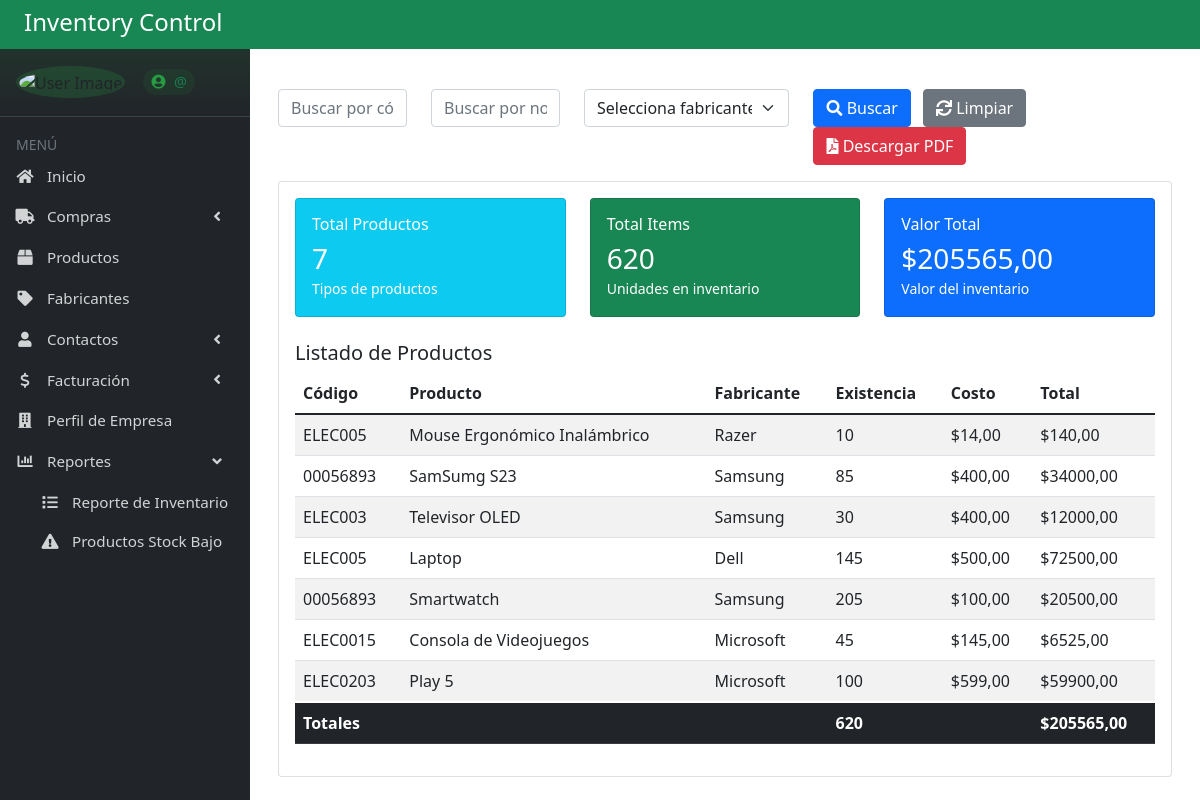
Page /reporte_inventario/ on the earlier database version.
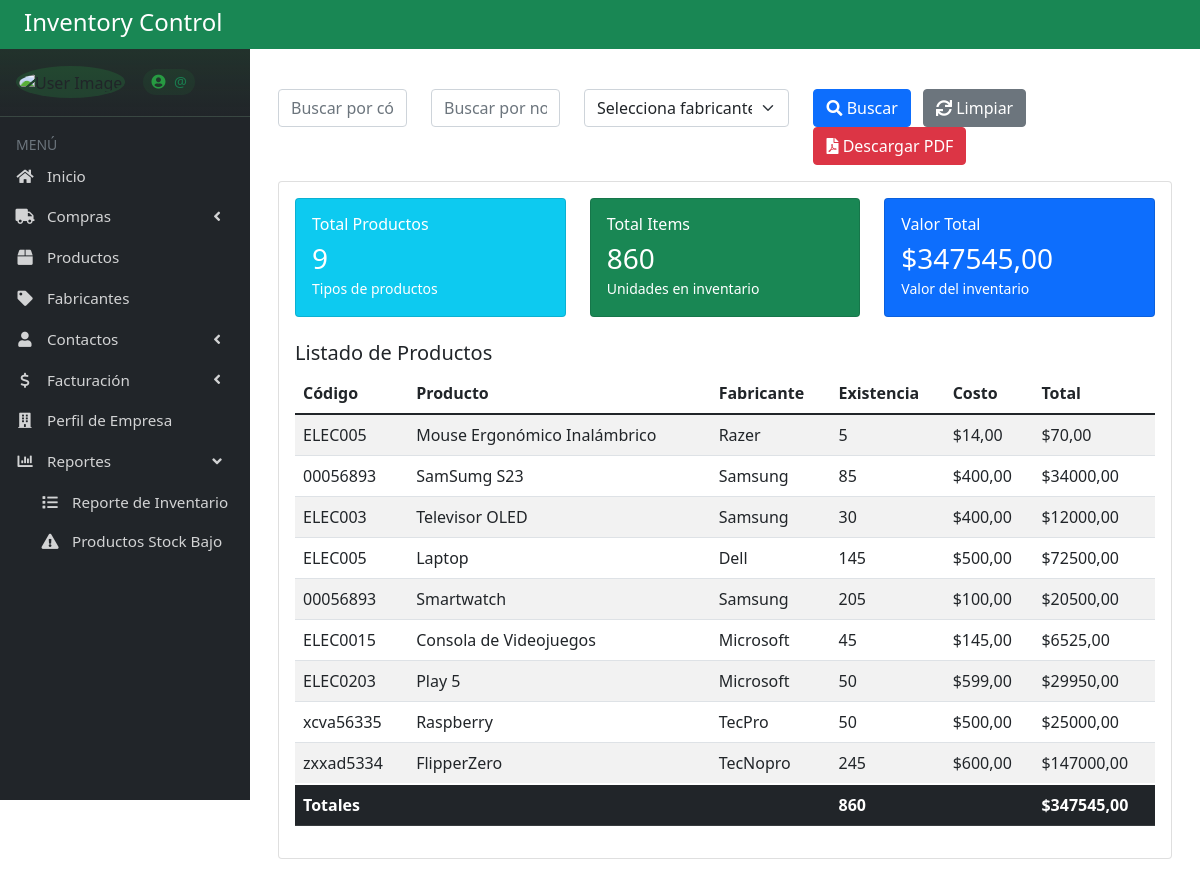
Same page on the later database version.
### Inventario/models.py (models this page shows, shortened)
class Producto(models.Model):
    id = models.AutoField(primary_key=True)
    codigo = models.CharField(max_length=100)
    modelo = models.CharField(max_length=100)
    nombre = models.CharField(max_length=100)
    descripcion = models.TextField(blank=True, null=True)
    fabricante = models.CharField(max_length=100)
    estado = models.CharField(max_length=10, choices=[('Activo', 'Activo'), ('Inactivo', 'Inactivo')])
    costo = models.DecimalField(max_digits=10, decimal_places=2)
    precio = models.DecimalField(max_digits=10, decimal_places=2)
    stock = models.IntegerField()
    imagen = models.ImageField(upload_to='productos/', blank=True, null=True)
    class Meta:
        verbose_name = "Producto"
        verbose_name_plural = "Productos"

### Inventario/views.py (the view)
# urls.py: path('reporte_inventario/', views.reporte_inventario, name='reporte_inventario'),
def reporte_inventario(request):
    productos = Producto.objects.all()
    fabricantes = Producto.objects.values_list('fabricante', flat=True).distinct()
    buscar_codigo = request.GET.get('codigo', '')
    buscar_nombre = request.GET.get('nombre', '')
    fabricante_seleccionado = request.GET.get('fabricante')
    if buscar_codigo:
        productos = productos.filter(codigo__icontains=buscar_codigo)
    if buscar_nombre:
        productos = productos.filter(nombre__icontains=buscar_nombre)
    if fabricante_seleccionado:
        productos = productos.filter(fabricante=fabricante_seleccionado)
    total_productos = productos.count()
    total_items = productos.aggregate(total=Sum('stock'))['total'] or 0
    total_inventario = sum(producto.stock * producto.costo for producto in productos)
    context = {
        'productos': productos,
        'fabricantes': fabricantes,
        'fabricante_seleccionado': fabricante_seleccionado,
        'buscar_codigo': buscar_codigo,
        'buscar_nombre': buscar_nombre,
        'total_productos': total_productos,
        'total_items': total_items,
        'total_inventario': total_inventario,
        'active_page': 'reporte_inventario'
    }
    return render(request, 'Inventario/reporte_inventario.html', context)

### Inventario/context_processors.py (called while the page is built)
def user_profile(request):
    if request.user.is_authenticated:
        profile, created = Profile.objects.get_or_create(user=request.user)
        now = timezone.now()
        online = (now - profile.last_seen) < timedelta(minutes=2)
        return {'user_profile': profile, 'is_online': online}
    return {}

### Inventario/templatetags/custom_filters.py (called while the page is built)
@register.filter
def multiply(value, arg):
    return value * arg

### Inventario/templates/Inventario/reporte_inventario.html (shortened to what this page needs)
{% extends 'Inventario/base.html' %}
{% load custom_filters %}
{% block content %}
<div class="container mt-4">
    <div class="row mb-3">
        <div class="col-md-2">
            <input type="text"
                   class="form-control"
                   id="buscarCodigo"
                   placeholder="Buscar por código"
                   value="{{ buscar_codigo }}">
        </div>
        <div class="col-md-2">
            <input type="text"
                   class="form-control"
                   id="buscarNombre"
                   placeholder="Buscar por nombre"
                   value="{{ buscar_nombre }}">
        </div>
        <div class="col-md-3">
            <select class="form-select" id="fabricanteSelect">
                <option value="">Selecciona fabricante</option>
            </select>
        </div>
        <div class="col-md-5">
            <button class="btn btn-primary me-2" onclick="aplicarFiltros()">
                <i class="fa fa-search"></i> Buscar
            </button>
            <button class="btn btn-secondary me-2" onclick="limpiarFiltros()">
                <i class="fa fa-refresh"></i> Limpiar
            </button>
            <a href="/generar-pdf-inventario/" class="btn btn-danger">
                <i class="fa fa-file-pdf"></i> Descargar PDF
            </a>
        </div>
    </div>
    <div class="card">
        <div class="card-body">
            <div class="row mb-4">
                <div class="col-md-4">
                    <div class="card bg-info text-white">
                        <div class="card-body">
                            <h6 class="card-title">Total Productos</h6>
                            <h3 class="mb-0">{{ total_productos }}</h3>
                            <small>Tipos de productos</small>
                        </div>
                    </div>
                </div>
                <div class="col-md-4">
                    <div class="card bg-success text-white">
                        <div class="card-body">
                            <h6 class="card-title">Total Items</h6>
                            <h3 class="mb-0">{{ total_items }}</h3>
                            <small>Unidades en inventario</small>
                        </div>
                    </div>
                </div>
                <div class="col-md-4">
                    <div class="card bg-primary text-white">
                        <div class="card-body">
                            <h6 class="card-title">Valor Total</h6>
                            <h3 class="mb-0">${{ total_inventario|floatformat:2 }}</h3>
                            <small>Valor del inventario</small>
                        </div>
                    </div>
                </div>
            </div>
            <h5 class="card-title">Listado de Productos</h5>
            <table class="table table-striped">
                <thead>
                    <tr>
                        <th>Código</th>
                        <th>Producto</th>
                        <th>Fabricante</th>
                        <th>Existencia</th>
                        <th>Costo</th>
                        <th>Total</th>
                    </tr>
                </thead>
                <tbody>
                    {% for producto in productos %}
                    <tr>
                        <td>{{ producto.codigo }}</td>
                        <td>{{ producto.nombre }}</td>
                        <td>{{ producto.fabricante }}</td>
                        <td>{{ producto.stock }}</td>
                        <td>${{ producto.costo }}</td>
                        <td>${{ producto.stock|multiply:producto.costo }}</td>
                    </tr>
                    {% endfor %}
                </tbody>
                <tfoot class="table-dark">
                    <tr>
                        <td colspan="3"><strong>Totales</strong></td>
                        <td><strong>{{ total_items }}</strong></td>
                        <td></td>
                        <td><strong>${{ total_inventario|floatformat:2 }}</strong></td>
                    </tr>
                </tfoot>
            </table>
        </div>
    </div>
</div>
{% endblock %}

### Inventario/templates/Inventario/base.html (shortened to what this page needs)
{% load static %}
<!DOCTYPE html>
<html lang="es">
<head>
    <link rel="stylesheet" href="https://cdnjs.cloudflare.com/ajax/libs/font-awesome/6.0.0-beta3/css/all.min.css">
    <link href="https://cdn.jsdelivr.net/npm/bootstrap@5.1.3/dist/css/bootstrap.min.css" rel="stylesheet">
    <link rel="stylesheet" href="https://cdnjs.cloudflare.com/ajax/libs/font-awesome/5.15.4/css/all.min.css">
    <link rel="stylesheet" href="https://cdn.jsdelivr.net/npm/sweetalert2@11/dist/sweetalert2.min.css">
</head>
<body>
    <div class="container-fluid p-0">
        <div class="bg-success text-white p-2 d-flex justify-content-between align-items-center" style="position: relative; z-index: 1001;">
            <h4 class="mb-1 ms-3">Inventory Control</h4>
        </div>
        <div class="d-flex">
            <aside class="main-sidebar bg-dark" style="width: 250px;">
                <section class="sidebar">
                    <div class="user-panel d-flex align-items-center p-3">
                        <div class="image">
                            {% if user_profile.image and user_profile.image.url %}
                                <img src="{{ user_profile.image.url }}" class="rounded-circle" alt="User Image" width="40">
                            {% else %}
                                <img src="{% static 'img/default-avatar.png' %}" class="rounded-circle" alt="User Image" width="40">
                            {% endif %}
                        </div>
                        <div class="info ms-2">
                            <a href="#" class="text-success" style="text-decoration: none; font-size: 0.9rem; opacity: 0.9;">
                                <i class="fa fa-user-circle"></i> @{{ user.username }}
                            </a>
                        </div>
                    </div>
                    <div class="text-muted px-3">
                        <small>MENÚ</small>
                    </div>
                    <ul class="nav flex-column">
                        <li class="nav-item">
                            <a href="/panel_control" class="nav-link text-white">
                                <i class="fa fa-home"></i> <span>Inicio</span>
                            </a>
                        </li>
                        <li class="nav-item">
                            <a href="#" class="nav-link text-white d-flex justify-content-between align-items-center" data-bs-toggle="collapse" data-bs-target="#comprasMenu" aria-expanded="false" aria-controls="comprasMenu">
                                <div>
                                    <i class="fa fa-truck"></i>
                                    <span>Compras</span>
                                </div>
                                <i class="fa fa-angle-left collapse-icon"></i>
                            </a>
                        </li>
                        <li class="nav-item">
                            <a href="/productos/" class="nav-link text-white active3 {% if active_page == 'productos' %}active{% endif %}">
                                <i class="fa fa-box"></i> <span>Productos</span>
                            </a>
                        </li>
                        <li class="nav-item">
                            <a href="/fabricantes" class="nav-link text-white active4 {% if active_page == 'fabricantes' %}active{% endif %}">
                                <i class="fa fa-tag"></i> <span>Fabricantes</span>
                            </a>
                        </li>
                        <li class="nav-item">
                            <a href="#" class="nav-link text-white d-flex justify-content-between align-items-center" data-bs-toggle="collapse" data-bs-target="#contactosMenu" aria-expanded="false">
                                <div>
                                    <i class="fa fa-user"></i>
                                    <span>Contactos</span>
                                </div>
                                <i class="fa fa-angle-left collapse-icon"></i>
                            </a>
                        </li>
                        <li class="nav-item">
                            <a href="#" class="nav-link text-white d-flex justify-content-between align-items-center" data-bs-toggle="collapse" data-bs-target="#facturacionMenu" aria-expanded="false">
                                <div>
                                    <i class="fa fa-dollar"></i>
                                    <span>Facturación</span>
                                </div>
                                <i class="fa fa-angle-left collapse-icon float-end"></i>
                            </a>
                        </li>
                        <li class="nav-item">
                            <a href="/perfil_empresa/" class="nav-link text-white {% if active_page == 'perfil_empresa' %}active{% endif %}">
                                <i class="fas fa-building"></i> <span>Perfil de Empresa</span>
                            </a>
                        </li>
                        <li class="nav-item">
                            <a href="#" class="nav-link text-white d-flex justify-content-between align-items-center" data-bs-toggle="collapse" data-bs-target="#reporteMenu" aria-expanded="false">
                                <div>
                                    <i class="fa fa-chart-bar"></i>
                                    <span>Reportes</span>
                                </div>
                                <i class="fa fa-angle-left collapse-icon"></i>
                            </a>
                            <ul class="collapse" id="reporteMenu">
                                <li><a href="/reporte_inventario/" class="nav-link text-white"><i class="fa fa-list"></i> Reporte de Inventario</a></li>
                                <li><a href="/productos-stock-bajo/" class="nav-link text-white"><i class="fa fa-exclamation-triangle"></i> Productos Stock Bajo</a></li>
                            </ul>
                        </li>
                    </ul>
                </section>
            </aside>
            <main class="flex-grow-1 p-3">
                {% block content %}
                {% endblock %}
            </main>
        </div>
    </div>
</body>
</html>

### Inventario/templates/Inventario/base.html (style rules this page uses)
.main-sidebar { position: fixed; top: 48px; left: 0; width: 250px; height: calc(100vh - 48px); z-index: 1000; display: flex; flex-direction: column; overflow-y: auto; scrollbar-width: thin; scrollbar-color: rgba(255,255,255,0.1) transparent; }
.sidebar { flex: 1; display: flex; flex-direction: column; }
.nav-item { margin: 1px 0; }
.nav-link { padding: 8px 15px !important; color: rgba(255,255,255,.8) !important; transition: all 0.3s ease; font-size: 0.95rem; }
.collapse { padding-left: 25px; margin-top: 2px; }
.collapse .nav-link { padding: 8px 15px !important; }
.user-panel { padding: 12px; margin-bottom: 15px; border-bottom: 1px solid rgba(255,255,255,.1); background: linear-gradient(to bottom, rgba(40,167,69,0.1), transparent); }
.user-panel .image { padding: 3px; border-radius: 50%; background: rgba(40,167,69,0.2); margin-right: 10px; transition: all 0.3s ease; }
.user-panel .info { padding: 5px 0; }
.user-panel .info a { display: inline-block; padding: 2px 8px; border-radius: 15px; background: rgba(40,167,69,0.1); transition: all 0.3s ease; }
.user-panel .info i { margin-right: 5px; color: #28a745; }
main { margin-left: 250px; padding: 20px; }
.container-fluid { width: 100%; padding: 0; }
.nav-link i { width: 20px; text-align: center; margin-right: 8px; }
.nav-item { position: relative; }

Differences in the rows shown:
changed Producto "Mouse Ergonómico Inalámbrico": stock "10" → "5"; stock|multiply "140,00" → "70,00"
changed Producto "ELEC0203": stock "100" → "50"; stock|multiply "59900,00" → "29950,00"
added Producto: codigo "xcva56335", nombre "Raspberry", fabricante "TecPro", stock "50", costo "500,00", stock|multiply "25000,00"
added Producto: codigo "zxxad5334", nombre "FlipperZero", fabricante "TecNopro", stock "245", costo "600,00", stock|multiply "147000,00"
Other differences:
{{ total_productos }}: "7" → "9"
{{ total_items }}: "620" → "860"
{{ total_inventario|floatformat:2 }}: "205565,00" → "347545,00"
